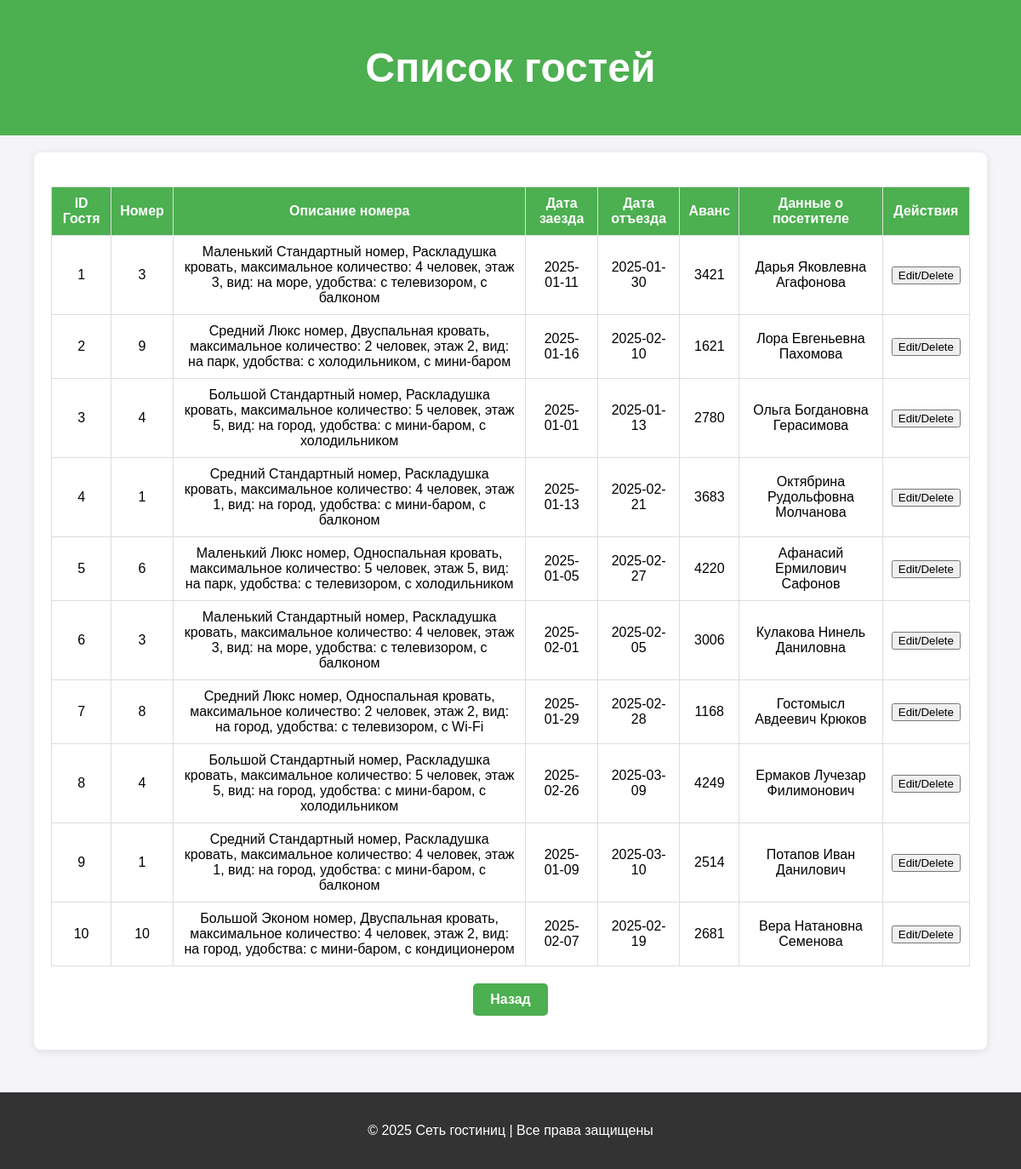
Page /guests_list on the earlier database version.
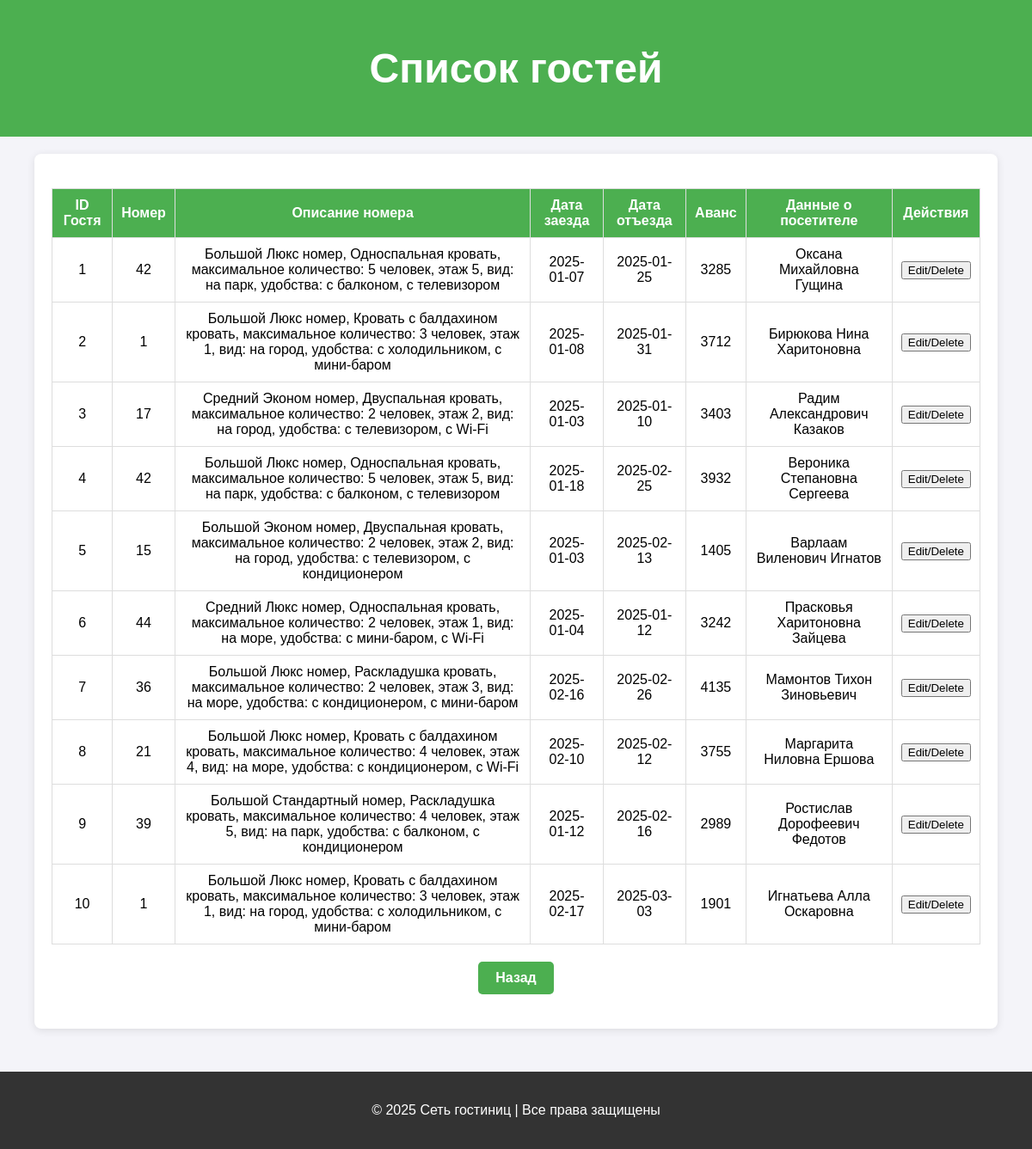
Same page on the later database version.
### tables this page shows
CREATE TABLE guests (
                        id INTEGER PRIMARY KEY AUTOINCREMENT,
                        hotel_id INTEGER,
                        room_id INTEGER,
                        check_in_date TEXT,
                        check_out_date TEXT,
                        prepayment INTEGER,
                        visitor_info TEXT,
                        FOREIGN KEY (room_id) REFERENCES rooms(id),
                        FOREIGN KEY (hotel_id) REFERENCES hotels(id)
                      );

CREATE TABLE rooms (
                        id INTEGER PRIMARY KEY AUTOINCREMENT,
                        hotel_id INTEGER,
                        description TEXT,
                        places INTEGER,
                        price_per_day INTEGER,
                        status TEXT,
                        FOREIGN KEY (hotel_id) REFERENCES hotels(id)
                      );

### app.py (the view)
@app.route('/guests_list')
def guests_list():
    conn = get_db()
    cursor = conn.cursor()
    cursor.execute('''
        SELECT g.id, r.id as room_id, g.check_in_date, g.check_out_date, g.prepayment, g.visitor_info, r.description
        FROM guests g JOIN rooms r ON g.room_id = r.id
    ''')
    guests = cursor.fetchall()
    conn.close()
    return render_template('guests_list.html', guests=guests)

### app.py (called while the page is built)
def get_db():
    conn = sqlite3.connect('hotel.db')
    conn.row_factory = sqlite3.Row
    return conn

### templates/guests_list.html (shortened to what this page needs)
<!DOCTYPE html>
<html lang="ru">
<head>
</head>
<body>
<header>
    <h1>Список гостей</h1>
</header>
<div class="container">
    <table>
        <thead>
        <tr>
            <th>ID Гостя</th>
            <th>Номер</th>
            <th>Описание номера</th>
            <th>Дата заезда</th>
            <th>Дата отъезда</th>
            <th>Аванс</th>
            <th>Данные о посетителе</th>
            <th>Действия</th>
        </tr>
        </thead>
        <tbody>
        {% for guest in guests %}
        <tr>
            <td>{{ guest['id'] }}</td>
            <td>{{ guest['room_id'] }}</td>
            <td>{{ guest['description'] }}</td>
            <td>{{ guest['check_in_date'] }}</td>
            <td>{{ guest['check_out_date'] }}</td>
            <td>{{ guest['prepayment'] }}</td>
            <td>{{ guest['visitor_info'] }}</td>
            <td>
                <button onclick="openModal({{ guest['id'] }}, '{{ guest['check_in_date'] }}', '{{ guest['check_out_date'] }}', '{{ guest['prepayment'] }}', '{{ guest['visitor_info'] }}')">Edit/Delete</button>
            </td>
        </tr>
        {% endfor %}
        </tbody>
    </table>
    <div class="back-link-container">
        <a href="{{ url_for('index') }}" class="back-link">Назад</a>
    </div>
</div>
<footer>
    <p>&copy; 2025 Сеть гостиниц | Все права защищены</p>
</footer>
</body>
</html>

### templates/guests_list.html (style rules this page uses)
body { font-family: Arial, sans-serif; background-color: #f4f4f9; margin: 0; padding: 0; }
header { background-color: #4CAF50; color: white; text-align: center; padding: 20px; font-size: 24px; }
.container { width: 90%; max-width: 1200px; margin: 20px auto; padding: 20px; background-color: white; border-radius: 8px; box-shadow: 0 2px 10px rgba(0, 0, 0, 0.1); }
table { width: 100%; border-collapse: collapse; margin-top: 20px; }
table th, table td { padding: 10px; text-align: center; border: 1px solid #ddd; }
table th { background-color: #4CAF50; color: white; }
.back-link-container { text-align: center; margin: 20px 0; }
.back-link { display: inline-block; padding: 10px 20px; background-color: #4CAF50; color: white; text-decoration: none; border-radius: 5px; font-weight: bold; transition: background-color 0.3s; }
footer { background-color: #333; color: white; text-align: center; padding: 20px; margin-top: 50px; }

Differences in the rows shown:
changed guests id 1: room_id "3" → "42"; description "Маленький Стандартный номер, Раскладушка кровать, максимальное количество: 4 человек, этаж 3, вид: на море, удобства: с телевизором, с балконом" → "Большой Люкс номер, Односпальная кровать, максимальное количество: 5 человек, этаж 5, вид: на парк, удобства: с балконом, с телевизором"; check_in_date "2025-01-11" → "2025-01-07"; check_out_date "2025-01-30" → "2025-01-25"; prepayment "3421" → "3285"; visitor_info "Дарья Яковлевна Агафонова" → "Оксана Михайловна Гущина"
changed guests id 2: room_id "9" → "1"; description "Средний Люкс номер, Двуспальная кровать, максимальное количество: 2 человек, этаж 2, вид: на парк, удобства: с холодильником, с мини-баром" → "Большой Люкс номер, Кровать с балдахином кровать, максимальное количество: 3 человек, этаж 1, вид: на город, удобства: с холодильником, с мини-баром"; check_in_date "2025-01-16" → "2025-01-08"; check_out_date "2025-02-10" → "2025-01-31"; prepayment "1621" → "3712"; visitor_info "Лора Евгеньевна Пахомова" → "Бирюкова Нина Харитоновна"
changed guests id 3: room_id "4" → "17"; description "Большой Стандартный номер, Раскладушка кровать, максимальное количество: 5 человек, этаж 5, вид: на город, удобства: с мини-баром, с холодильником" → "Средний Эконом номер, Двуспальная кровать, максимальное количество: 2 человек, этаж 2, вид: на город, удобства: с телевизором, с Wi-Fi"; check_in_date "2025-01-01" → "2025-01-03"; check_out_date "2025-01-13" → "2025-01-10"; prepayment "2780" → "3403"; visitor_info "Ольга Богдановна Герасимова" → "Радим Александрович Казаков"
changed guests id 4: room_id "1" → "42"; description "Средний Стандартный номер, Раскладушка кровать, максимальное количество: 4 человек, этаж 1, вид: на город, удобства: с мини-баром, с балконом" → "Большой Люкс номер, Односпальная кровать, максимальное количество: 5 человек, этаж 5, вид: на парк, удобства: с балконом, с телевизором"; check_in_date "2025-01-13" → "2025-01-18"; check_out_date "2025-02-21" → "2025-02-25"; prepayment "3683" → "3932"; visitor_info "Октябрина Рудольфовна Молчанова" → "Вероника Степановна Сергеева"
changed guests id 5: room_id "6" → "15"; description "Маленький Люкс номер, Односпальная кровать, максимальное количество: 5 человек, этаж 5, вид: на парк, удобства: с телевизором, с холодильником" → "Большой Эконом номер, Двуспальная кровать, максимальное количество: 2 человек, этаж 2, вид: на город, удобства: с телевизором, с кондиционером"; check_in_date "2025-01-05" → "2025-01-03"; check_out_date "2025-02-27" → "2025-02-13"; prepayment "4220" → "1405"; visitor_info "Афанасий Ермилович Сафонов" → "Варлаам Виленович Игнатов"
changed guests id 6: room_id "3" → "44"; description "Маленький Стандартный номер, Раскладушка кровать, максимальное количество: 4 человек, этаж 3, вид: на море, удобства: с телевизором, с балконом" → "Средний Люкс номер, Односпальная кровать, максимальное количество: 2 человек, этаж 1, вид: на море, удобства: с мини-баром, с Wi-Fi"; check_in_date "2025-02-01" → "2025-01-04"; check_out_date "2025-02-05" → "2025-01-12"; prepayment "3006" → "3242"; visitor_info "Кулакова Нинель Даниловна" → "Прасковья Харитоновна Зайцева"
changed guests id 7: room_id "8" → "36"; description "Средний Люкс номер, Односпальная кровать, максимальное количество: 2 человек, этаж 2, вид: на город, удобства: с телевизором, с Wi-Fi" → "Большой Люкс номер, Раскладушка кровать, максимальное количество: 2 человек, этаж 3, вид: на море, удобства: с кондиционером, с мини-баром"; check_in_date "2025-01-29" → "2025-02-16"; check_out_date "2025-02-28" → "2025-02-26"; prepayment "1168" → "4135"; visitor_info "Гостомысл Авдеевич Крюков" → "Мамонтов Тихон Зиновьевич"
changed guests id 8: room_id "4" → "21"; description "Большой Стандартный номер, Раскладушка кровать, максимальное количество: 5 человек, этаж 5, вид: на город, удобства: с мини-баром, с холодильником" → "Большой Люкс номер, Кровать с балдахином кровать, максимальное количество: 4 человек, этаж 4, вид: на море, удобства: с кондиционером, с Wi-Fi"; check_in_date "2025-02-26" → "2025-02-10"; check_out_date "2025-03-09" → "2025-02-12"; prepayment "4249" → "3755"; visitor_info "Ермаков Лучезар Филимонович" → "Маргарита Ниловна Ершова"
changed guests id 9: room_id "1" → "39"; description "Средний Стандартный номер, Раскладушка кровать, максимальное количество: 4 человек, этаж 1, вид: на город, удобства: с мини-баром, с балконом" → "Большой Стандартный номер, Раскладушка кровать, максимальное количество: 4 человек, этаж 5, вид: на парк, удобства: с балконом, с кондиционером"; check_in_date "2025-01-09" → "2025-01-12"; check_out_date "2025-03-10" → "2025-02-16"; prepayment "2514" → "2989"; visitor_info "Потапов Иван Данилович" → "Ростислав Дорофеевич Федотов"
changed guests id 10: room_id "10" → "1"; description "Большой Эконом номер, Двуспальная кровать, максимальное количество: 4 человек, этаж 2, вид: на город, удобства: с мини-баром, с кондиционером" → "Большой Люкс номер, Кровать с балдахином кровать, максимальное количество: 3 человек, этаж 1, вид: на город, удобства: с холодильником, с мини-баром"; check_in_date "2025-02-07" → "2025-02-17"; check_out_date "2025-02-19" → "2025-03-03"; prepayment "2681" → "1901"; visitor_info "Вера Натановна Семенова" → "Игнатьева Алла Оскаровна"
